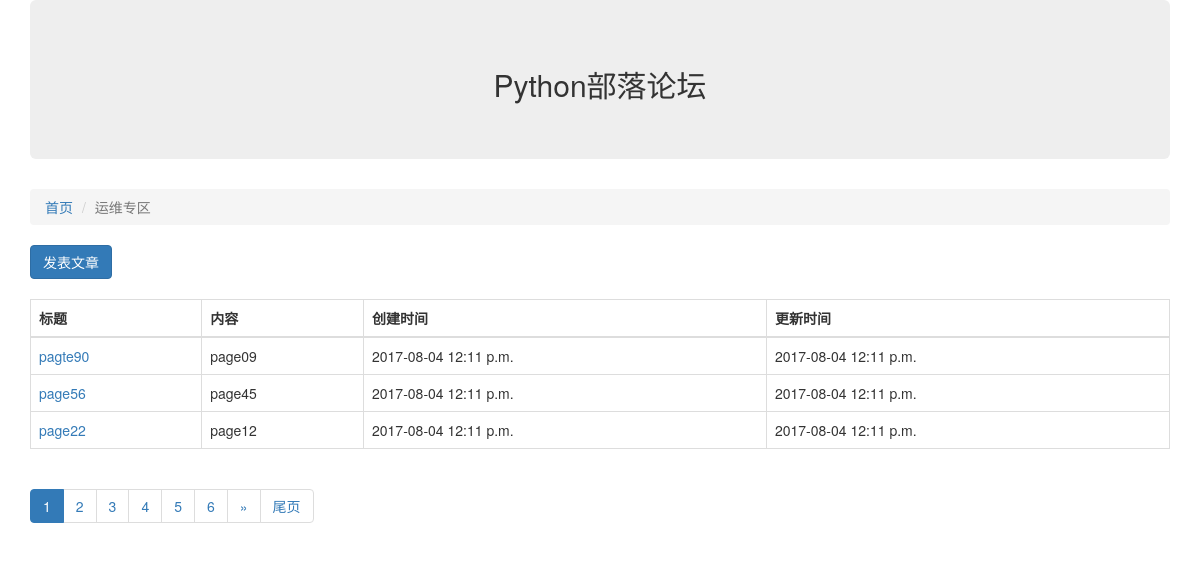
The page /article/list/1 on the database its author committed.
### block/models.py (models this page shows, shortened)
class Block(models.Model):
    name = models.CharField("板块名称",max_length=100)
    desc = models.CharField("板块描述",max_length=100)
    manager = models.CharField("管理员",max_length=100)
    status = models.IntegerField("状态",choices=((0,"正常"),(-1,"删除")))
    class Meta:
        verbose_name = "版块"
        verbose_name_plural = "版块很多"

### article/models.py (models this page shows, shortened)
class Article(models.Model):
    owner = models.ForeignKey(User,verbose_name="作者")
    block = models.ForeignKey(Block, verbose_name="板块ID")
    title = models.CharField("标题",max_length=100)
    content = models.CharField("内容",max_length=10000)
    status = models.IntegerField("状态",choices=((0,"正常"),(-1,"删除")))
    create_timestamp = models.DateTimeField("创建时间",auto_now_add=True)
    last_update_timestamp = models.DateTimeField("随后更新时间",auto_now=True)
    class Meta:
        verbose_name = "文章"
        verbose_name_plural = "文章很多"

### article/views.py (the view)
# urls.py: url(r'^list/(?P<block_id>\d+)',article_list),
def article_list(request,block_id):
    page_no = int(request.GET.get("page_no","1"))
    ARTICLE_CNT_1PAGE = 3
    block_id = int(block_id)
    block = Block.objects.get(id=block_id)
    all_articles = Article.objects.filter(block=block,status=0).order_by("-id")
    p = Paginator(all_articles,ARTICLE_CNT_1PAGE)
    page = p.page(page_no)
    page_cnt = p.num_pages
    page_links = [i for i in range(page_no-5,page_no+6) if i>0 and i<=page_cnt]
    pre_links = [i for i in range(page_no-5,page_no) if i>0 and i<=page_cnt]
    post_links = [i for i in range(page_no+1,page_no+6) if i>0 and i<=page_cnt]
    current_no = page_no
    previous_link = page_links[0]-1
    previous_page = current_no-1
    next_link = page_links[-1]+1
    next_page = current_no+1
    has_previous = (previous_link>0)
    has_next = (next_link <= page_cnt)
    article_objs = page.object_list
    if has_previous > 0 and has_next >0:
        return render(request,"article_list.html",{"articles":article_objs,"b":block,"has_previous":has_previous,"has_next":has_next,"previous_page":previous_page,"next_page":next_page,"page_cnt":page_cnt,"pre_links":pre_links,"post_links":post_links,"current_no":current_no})
    elif has_previous > 0:
        return render(request,"article_list.html",{"articles":article_objs,"b":block,"has_previous":has_previous,"previous_page":previous_page,"pre_links":pre_links,"post_links":post_links,"current_no":current_no})
    elif has_next >0:
        return render(request,"article_list.html",{"articles":article_objs,"b":block,"has_next":has_next,"next_page":next_link,"page_cnt":page_cnt,"pre_links":pre_links,"post_links":post_links,"current_no":current_no})
    else:
        return render(request,"article_list.html",{"articles":article_objs,"b":block,"pre_links":pre_links,"post_links":post_links,"current_no":current_no})

### article/templates/article_list.html (shortened to what this page needs)
<!doctype html>
<html>
 <head>
   <link rel="stylesheet" href="/static/css/bootstrap.min.css" />
 </head>
 <body>
 <div class="container">
   <div class="row">
     <div class="col-xs-12 col-md-12">
       <div class="jumbotron">
        <center><h2>Python部落论坛</h1></center>
       </div>
     </div>
   </div>
   <div class="row">
    <div class="col-xs-12 col-md-12">
     <ol class="breadcrumb">
	   <li><a href="/">首页</a></li>
	   <li class="active">{{ b.name }}</li>
	 </ol>
	 <a href="/article/create/{{ b.id }}" class="btn btn-primary">发表文章</a>
	 <br />
	 <br />
    </div>
   </div>
   <div class="row">
    <div class="col-xs-12 col-md-12">
     <table class="table table-bordered">
	   <thead>
	     <tr>
		   <th>标题</th>
		   <th>内容</th>
		   <th>创建时间</th>
		   <th>更新时间</th>
		 </tr>
	   </thead>
	   <tbody>
	     {% for article in articles %}
		 <tr>
                   <td><a href="/article/detail/{{ article.id }}">{{ article.title }}</a></td>
		   <td>{{ article.content }}</td>
		   <td>{{ article.create_timestamp|date:"Y-m-d P" }}</td>
		   <td>{{ article.last_update_timestamp|date:"Y-m-d P" }}</td>
		 </tr>
		 {% endfor %}
	   </tbody>
	  </table>
    </div>
   </div>
   <nav>
    <ul class="pagination">
       <li class="active">
         <a href="?page_no={{current_no}}">{{current_no}}</a>
       </li>
     {% for i in post_links %}
       <li>
         <a href="?page_no={{i}}">{{i}}</a>
       </li>
     {% endfor %}
     {% if has_next %}
       <li>
            <a href="?page_no={{next_page}}">&raquo;</a>
       </li>
       <li>
            <a href="?page_no={{page_cnt}}">尾页</a>
       </li>
     {% endif %}
  </ul>
</nav>
  </div>
 </body>
</html>

### rows shown on the page
Block: name "运维专区"
Article: title "pagte90", content "page09", create_timestamp "2017-08-04 12:11 p.m.", last_update_timestamp "2017-08-04 12:11 p.m."
Article: title "page56", content "page45", create_timestamp "2017-08-04 12:11 p.m.", last_update_timestamp "2017-08-04 12:11 p.m."
Article: title "page22", content "page12", create_timestamp "2017-08-04 12:11 p.m.", last_update_timestamp "2017-08-04 12:11 p.m."

### other values the page prints
{{ current_no }} "1"
{{ i }} "2" "3" "4" "5" "6"
